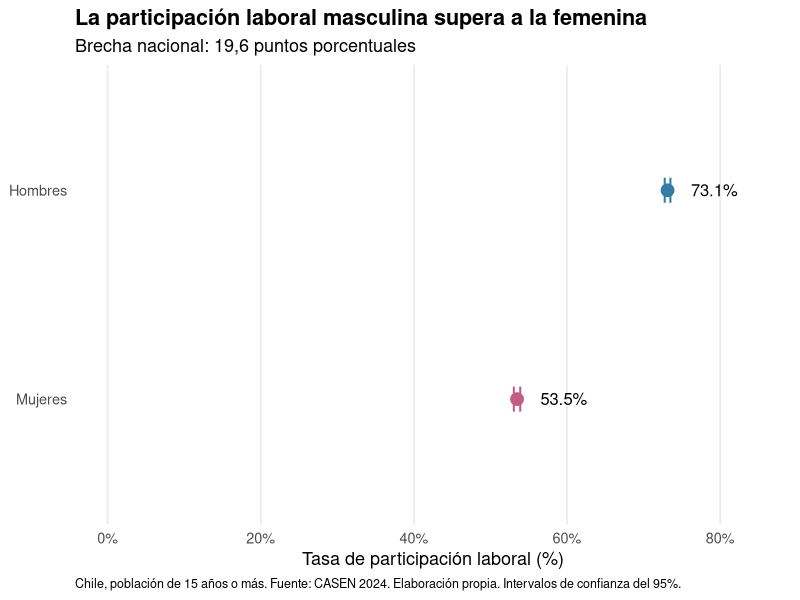
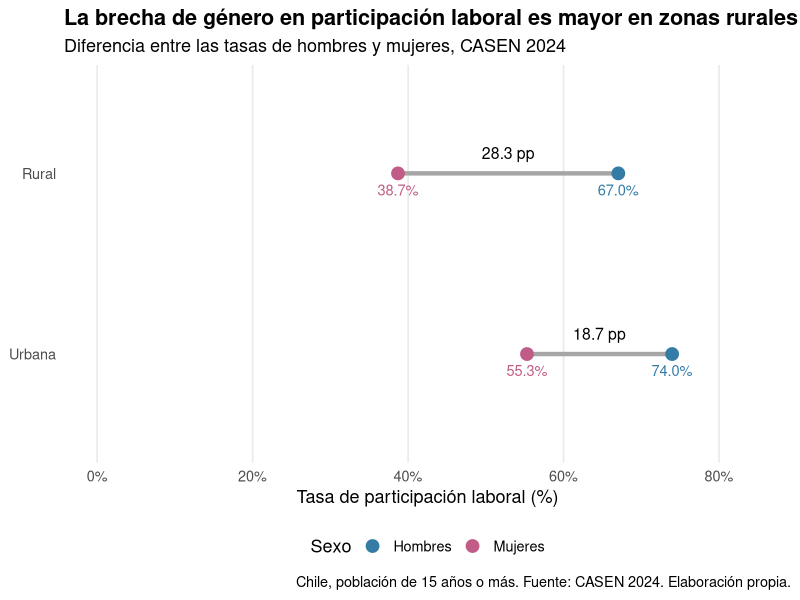
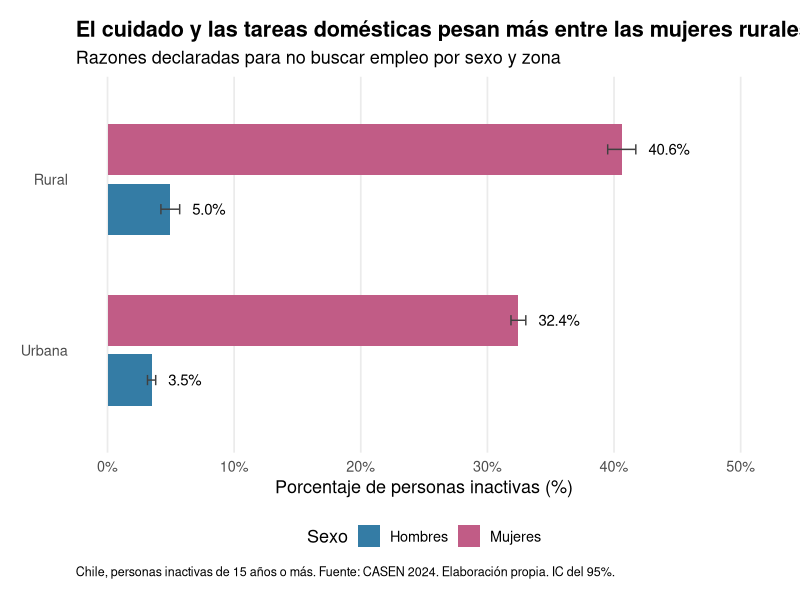
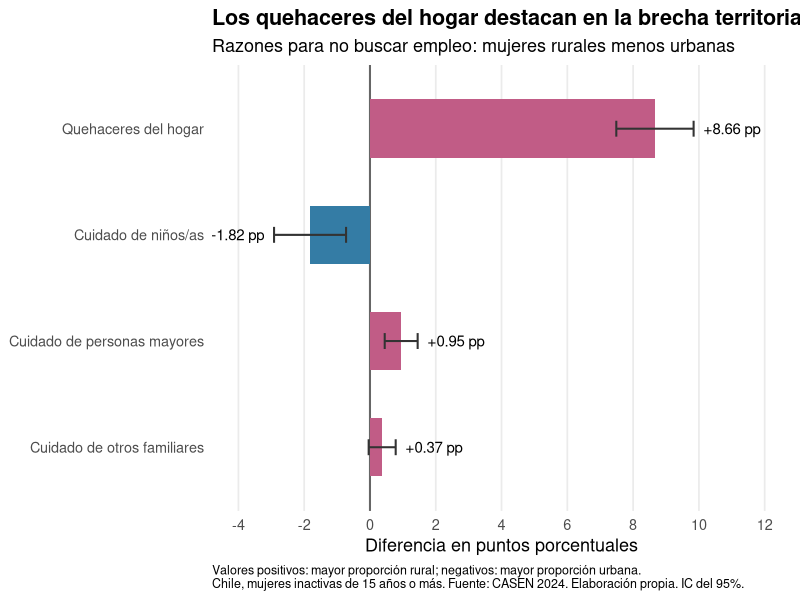
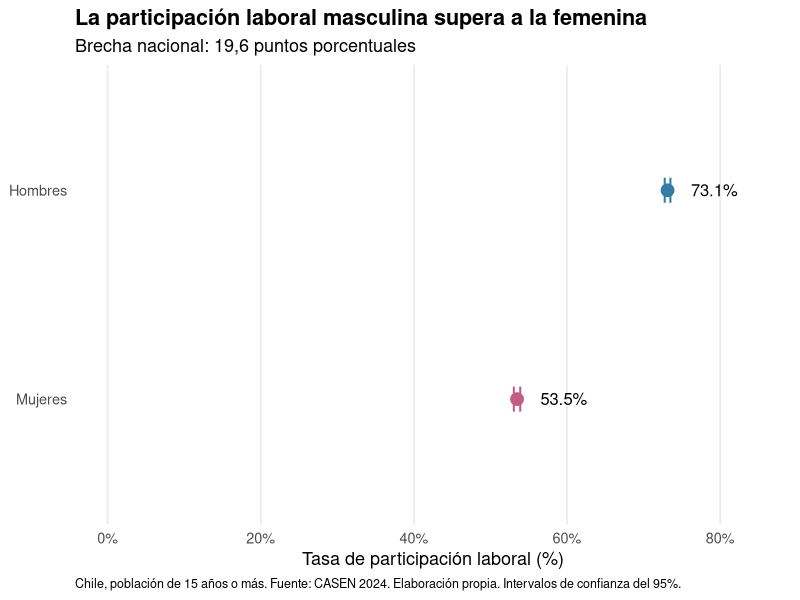
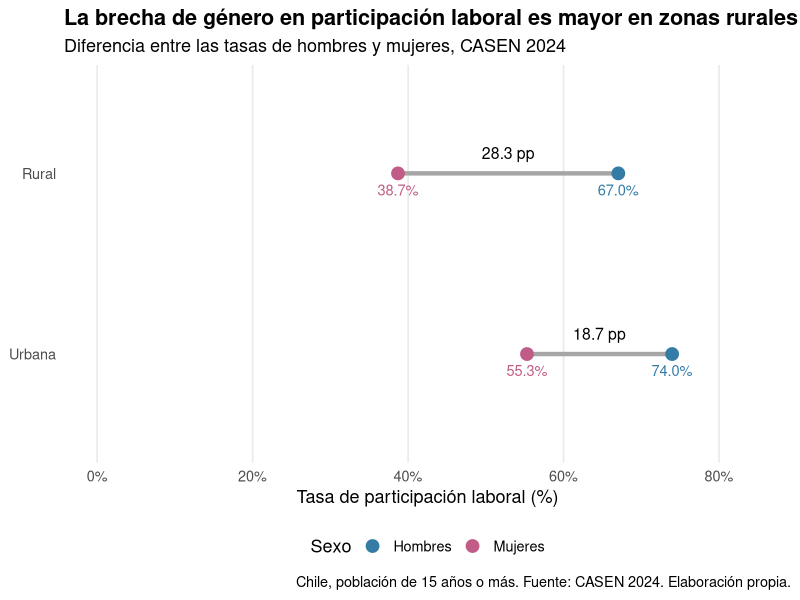
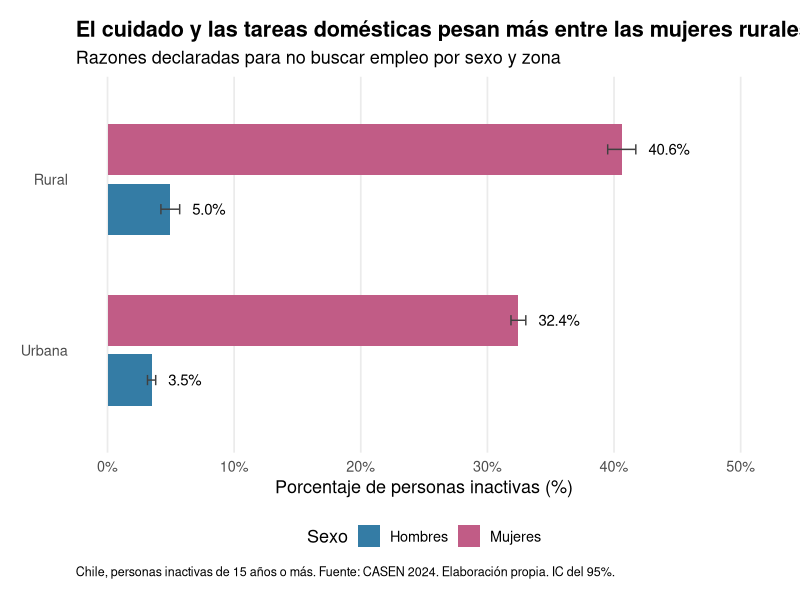
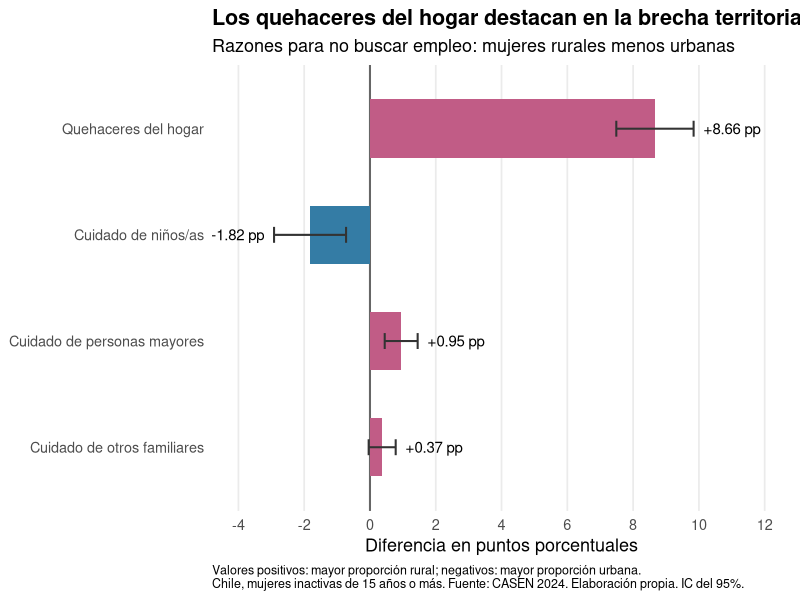

Source code (R) for these figures, in order:
# Proyecto: Brechas de género CASEN 2024
# Script 03: Visualizaciones

# 1. Cargar paquetes
library(ggplot2)
library(dplyr)

# 2. Cargar indicadores consolidados
participacion_nacional <- read.csv(
  "datos/02_datos_consolidados/participacion_nacional.csv"
)

participacion_zona <- read.csv(
  "datos/02_datos_consolidados/participacion_zona.csv"
)

cuidados_zona <- read.csv(
  "datos/02_datos_consolidados/cuidados_zona.csv"
)

tipos_cuidado <- read.csv(
  "datos/02_datos_consolidados/tipos_cuidado.csv"
)

# 3. Gráfico 1: Brecha nacional de participación laboral

datos_g1 <- participacion_nacional %>%
  mutate(
    sexo_grupo = factor(
      sexo_grupo,
      levels = c("Mujeres", "Hombres")
    )
  )

grafico_1 <- ggplot(
  datos_g1,
  aes(x = tasa, y = sexo_grupo, color = sexo_grupo)
) +
  # Intervalos de confianza del 95%
  geom_errorbar(
    aes(xmin = tasa_low, xmax = tasa_upp),
    orientation = "y",
    width = 0.12,
    linewidth = 0.7
  ) +

  # Puntos
  geom_point(size = 4) +

  # Etiquetas
  geom_text(
    aes(label = paste0(round(tasa, 1), "%")),
    hjust = -0.5,
    color = "black",
    size = 4.2
  ) +

  scale_x_continuous(
    limits = c(0, 85),
    breaks = seq(0, 80, 20),
    labels = function(x) paste0(x, "%")
  ) +

  scale_color_manual(
    values = c(
      "Hombres" = "#347CA5",
      "Mujeres" = "#C15C86"
    )
  ) +

  labs(
    title = "La participación laboral masculina supera a la femenina",
    subtitle = "Brecha nacional: 19,6 puntos porcentuales",
    x = "Tasa de participación laboral (%)",
    y = NULL,
    caption = paste(
      "Chile, población de 15 años o más.",
      "Fuente: CASEN 2024. Elaboración propia.",
      "Intervalos de confianza del 95%."
    )
  ) +

  theme_minimal(base_size = 13) +
  theme(
    legend.position = "none",
    panel.grid.major.y = element_blank(),
    panel.grid.minor = element_blank(),
    plot.title = element_text(face = "bold"),
    plot.caption = element_text(
      size = 9,
      hjust = 0
    )
  )

# Mostrar gráfico
grafico_1

# Guardar gráfico 1

ggsave(
  filename = "resultados/grafico_01_participacion_nacional.png",
  plot = grafico_1,
  width = 9,
  height = 3.5,
  dpi = 300,
  bg = "white"
)

# 4. Gráfico 2: Participación laboral por sexo y zona
# Preparar los datos para conectar los puntos
brechas_zona <- participacion_zona %>%
  select(zona, sexo_grupo, tasa) %>%
  tidyr::pivot_wider(
    names_from = sexo_grupo,
    values_from = tasa
  ) %>%
  mutate(
    brecha = Hombres - Mujeres
  )

# Ordenar las zonas para destacar la mayor brecha
participacion_zona$zona <- factor(
  participacion_zona$zona,
  levels = c("Urbana", "Rural")
)

brechas_zona$zona <- factor(
  brechas_zona$zona,
  levels = c("Urbana", "Rural")
)

# Crear el gráfico
grafico_2 <- ggplot() +

  # Línea que representa la brecha
  geom_segment(
    data = brechas_zona,
    aes(
      x = Mujeres,
      xend = Hombres,
      y = zona,
      yend = zona
    ),
    color = "grey65",
    linewidth = 1.5
  ) +

  # Puntos de participación por sexo
  geom_point(
    data = participacion_zona,
    aes(
      x = tasa,
      y = zona,
      color = sexo_grupo
    ),
    size = 4
  ) +

  # Etiquetas con las tasas de participación
  geom_text(
    data = participacion_zona,
    aes(
      x = tasa,
      y = zona,
      label = paste0(sprintf("%.1f", tasa), "%"),
      color = sexo_grupo
    ),
    vjust = 2,
    size = 3.7,
    show.legend = FALSE
  ) +

  # Destacar la brecha en puntos porcentuales
  geom_text(
    data = brechas_zona,
    aes(
      x = (Mujeres + Hombres) / 2,
      y = zona,
      label = paste0(round(brecha, 1), " pp")
    ),
    vjust = -1.2,
    size = 4
  ) +

  scale_x_continuous(
    limits = c(0, 85),
    breaks = seq(0, 80, 20),
    labels = function(x) paste0(x, "%")
  ) +

  scale_color_manual(
    values = c(
      "Hombres" = "#347CA5",
      "Mujeres" = "#C15C86"
    )
  ) +

  labs(
    title = "La brecha de género en participación laboral es mayor en zonas rurales",
    subtitle = "Diferencia entre las tasas de hombres y mujeres, CASEN 2024",
    x = "Tasa de participación laboral (%)",
    y = NULL,
    color = "Sexo",
    caption = paste(
      "Chile, población de 15 años o más.",
      "Fuente: CASEN 2024. Elaboración propia."
    )
  ) +

  theme_minimal(base_size = 13) +
  theme(
    panel.grid.major.y = element_blank(),
    panel.grid.minor = element_blank(),
    legend.position = "bottom",
    plot.title = element_text(face = "bold")
  )

# Mostrar gráfico
grafico_2

# 5. Guardar gráfico 2

ggsave(
  filename = "resultados/grafico_02_participacion_urbano_rural.png",
  plot = grafico_2,
  width = 9,
  height = 4,
  dpi = 300,
  bg = "white"
)

# 6. Gráfico 3: Cuidados y quehaceres domésticos

datos_g3 <- cuidados_zona %>%
  mutate(
    zona = factor(zona, levels = c("Urbana", "Rural")),
    sexo_grupo = factor(
      sexo_grupo,
      levels = c("Hombres", "Mujeres")
    )
  )

grafico_3 <- ggplot(
  datos_g3,
  aes(
    x = porcentaje,
    y = zona,
    fill = sexo_grupo
  )
) +
  # Barras horizontales
  geom_col(
    position = position_dodge(width = 0.7),
    width = 0.6
  ) +

  # Intervalos de confianza
  geom_errorbar(
    aes(
      xmin = porcentaje_low,
      xmax = porcentaje_upp
    ),
    orientation = "y",
    position = position_dodge(width = 0.7),
    width = 0.12,
    linewidth = 0.5,
    color = "grey25"
  ) +

  # Etiquetas a la derecha de los intervalos
  geom_text(
    aes(
      x = porcentaje_upp + 1,
      label = paste0(
        sprintf("%.1f", porcentaje), "%"
      )
    ),
    position = position_dodge(width = 0.7),
    hjust = 0,
    size = 3.8,
    inherit.aes = TRUE
  ) +

  scale_x_continuous(
    limits = c(0, 50),
    breaks = seq(0, 50, 10),
    labels = function(x) paste0(x, "%")
  ) +

  scale_fill_manual(
    values = c(
      "Hombres" = "#347CA5",
      "Mujeres" = "#C15C86"
    )
  ) +

  labs(
    title = "El cuidado y las tareas domésticas pesan más entre las mujeres rurales",
    subtitle = "Razones declaradas para no buscar empleo por sexo y zona",
    x = "Porcentaje de personas inactivas (%)",
    y = NULL,
    fill = "Sexo",
    caption = paste(
      "Chile, personas inactivas de 15 años o más.",
      "Fuente: CASEN 2024. Elaboración propia.",
      "IC del 95%."
    )
  ) +

  theme_minimal(base_size = 13) +
  theme(
    panel.grid.major.y = element_blank(),
    panel.grid.minor = element_blank(),
    legend.position = "bottom",
    plot.title = element_text(face = "bold"),
    plot.caption = element_text(
      size = 9,
      hjust = 0
    ),
    plot.margin = margin(15, 20, 15, 15)
  )

# Mostrar gráfico
grafico_3

# 7. Guardar gráfico 3

ggsave(
  filename = "resultados/grafico_03_cuidados_inactividad.png",
  plot = grafico_3,
  width = 9,
  height = 4.5,
  dpi = 300,
  bg = "white"
)

# 8. Gráfico 4: Diferencias rural-urbana en razones de cuidado y quehaceres domésticos

# Cargar resultados consolidados
brechas_cuidado <- read.csv(
  "datos/02_datos_consolidados/brechas_cuidado.csv"
)

# Ordenar categorías
datos_g4 <- brechas_cuidado %>%
  mutate(
    razon = factor(
      razon,
      levels = c(
        "Cuidado de otros familiares",
        "Cuidado de personas mayores",
        "Cuidado de niños/as",
        "Quehaceres del hogar"
      )
    )
  )

# Crear gráfico divergente
grafico_4 <- ggplot(
  datos_g4,
  aes(x = diferencia, y = razon)
) +
  # Línea vertical en cero
  geom_vline(
    xintercept = 0,
    color = "grey40",
    linewidth = 0.7
  ) +

  # Barras divergentes
  geom_col(
    aes(fill = diferencia > 0),
    width = 0.55
  ) +

  # Intervalos de confianza del 95%
  geom_errorbar(
    aes(
      xmin = ic_inferior,
      xmax = ic_superior
    ),
    orientation = "y",
    width = 0.15,
    linewidth = 0.7,
    color = "grey20"
  ) +

  # Etiquetas de diferencias
  geom_text(
    aes(
      x = ifelse(
        diferencia >= 0,
        ic_superior + 0.3,
        ic_inferior - 0.3
      ),
      label = sprintf("%+.2f pp", diferencia),
      hjust = ifelse(diferencia >= 0, 0, 1)
    ),
    size = 3.8
  ) +

  scale_fill_manual(
    values = c(
      "TRUE" = "#C15C86",
      "FALSE" = "#347CA5"
    ),
    guide = "none"
  ) +

  scale_x_continuous(
    limits = c(-4, 12),
    breaks = seq(-4, 12, 2)
  ) +

  labs(
    title = "Los quehaceres del hogar destacan en la brecha territorial",
    subtitle = "Razones para no buscar empleo: mujeres rurales menos urbanas",
    x = "Diferencia en puntos porcentuales",
    y = NULL,
    caption = paste0(
      "Valores positivos: mayor proporción rural; negativos: mayor proporción urbana.\n",
      "Chile, mujeres inactivas de 15 años o más. ",
      "Fuente: CASEN 2024. Elaboración propia. IC del 95%."
    )
  ) +

  theme_minimal(base_size = 13) +
  theme(
    panel.grid.major.y = element_blank(),
    panel.grid.minor = element_blank(),
    plot.title = element_text(face = "bold"),
    plot.caption = element_text(
      size = 9,
      hjust = 0
    )
  )

# Mostrar gráfico
grafico_4

# 9. Guardar gráfico 4

ggsave(
  filename = "resultados/grafico_04_diferencias_cuidado.png",
  plot = grafico_4,
  width = 10,
  height = 5,
  dpi = 300,
  bg = "white"
)
